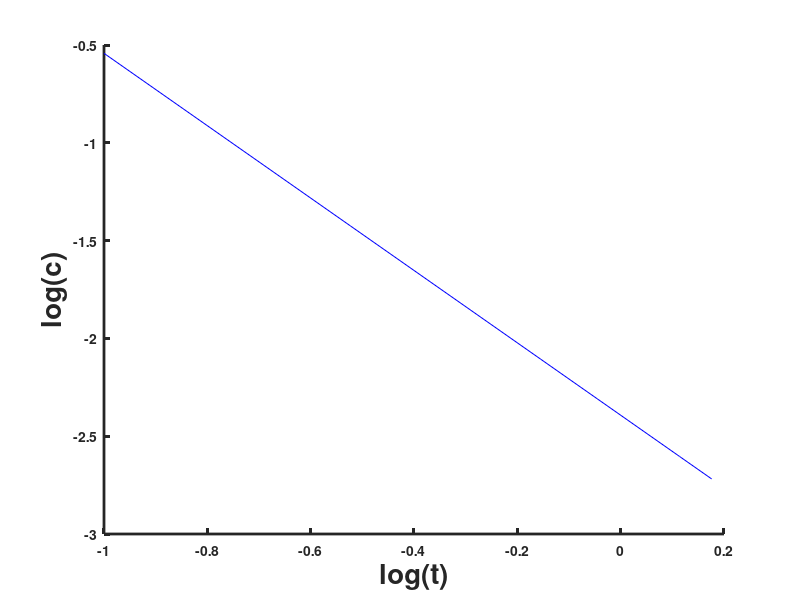

Here is the MATLAB script that generated this plot:
L=3;
D=1/10;
V=0.5;
c0=0.3;
t=[0.1:0.2:1.6];
x=[0.1:0.2:1.6];
Pe=(V*L)/D;
Tprima=(t.*D)./(L^2);
lamda=Pe/2;
X=x./L;
T=(lamda^2).*Tprima;
cte1=-((2*pi)/(lamda^2));
aux=0;
for n=1:30000
    aux=aux+((n*sin(n*pi*X))/(1+(((n^2)*(pi^2))/(lamda^2)))).*(exp(-(1+(((n^2)*(pi^2))/(lamda^2)))*T)-1);
endfor
%finfor  
c=cte1.*aux;
c=c0.*c;

%Linealizacion
y=log10(c);
x=log10(t);
sumx=0;
for i=1:length(x)
  sumx=sumx+x(i);
endfor
%finpara
sumy=0;
for i=1:length(y)
  sumy=sumy+y(i);
endfor
%finpara
x_2_sum=0;
for i=1:length(x)
  x_2_sum=x_2_sum+((x(i))^2);
endfor
%finpara
x_sum_2=sumx^2;
xxy=0;
for i=1:length(x)
  xxy(i)=x(i)*y(i);
endfor
%finpara
sumxxy=0;
for i=1:length(xxy)
  sumxxy=sumxxy+xxy(i);
endfor
%finpara
promx=sumx/length(x);
promy=sumy/length(y);
fprintf('_____________________________________________________');
fprintf('\nsuma log(c) = %f',sumy);
fprintf('\nsuma log(t) = %f',sumx);
fprintf('\nsumatoria de log(t) cuadrado = %f',x_2_sum);
fprintf('\nsumatoria al cuadrado de log(t)= %f',x_sum_2);
fprintf('\nsumatoria de log(c)*log(t) = %f',sumxxy);
fprintf('\npromedio de log(t)= %f',promx);
fprintf('\npromedio de log(c) = %f',promy);
fprintf('\n_____________________________________________________');

beta=(length(t)*sumxxy-sumx*sumy)/(length(t)*x_2_sum-x_sum_2);
l_alfa=promy-beta*promx;
alfa=10^l_alfa;
fprintf('\n\nValor de a0=log(alfa)= %f',l_alfa);
fprintf('\nValor de a1=beta %f',beta);

l_c=0;
fprintf('\n\nvalores de log(c):');
for i=1:length(x)
  l_c(i)=l_alfa+beta*x(i);
  fprintf('\n %f',l_c(i));
endfor
%finpara

fprintf('\n\nEcuacion Lineal De C: log(c)=%f',l_alfa);
fprintf('+log(t)*(%f',beta);
fprintf(')');
fprintf('\n_____________________________________________________');

hold on
plot(x,l_c,'-b','linewidth',0.3);
ylabel("log(c)","fontweight","bold","fontsize",20);
xlabel("log(t)","fontweight","bold","fontsize",20);
h=get(gcf,"currentaxes");
set(h,"fontweight","bold","linewidth",2);
print('linealizacion_potencial.jpg','-r300','-djpg','-F:Helvetica:12','-tight');
fprintf('\nfin programa');